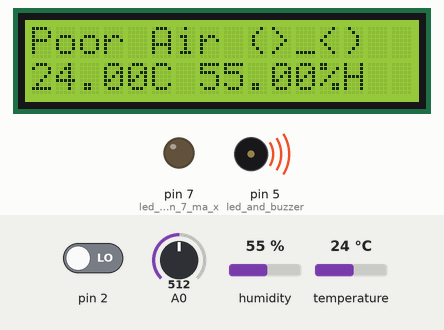
Simulated run of this sketch. Board: Arduino Uno, built with avr-gcc and run on an emulated ATmega328P. On the bench: 16×2 character LCD, output pins drawn as LEDs (lit = HIGH), buzzer (waves = sounding, pin HIGH). The test bench sets the inputs (shaded band); at power-on: A0 = 512, humidity 55 %, temperature 24 °C, pin 2 LOW. What the sketch prints to the serial monitor is not drawn.

Above: at 1.2 s.
1.3 s: A0 set to 416
4.8 s: A0 set to 392
At 7.2 s:
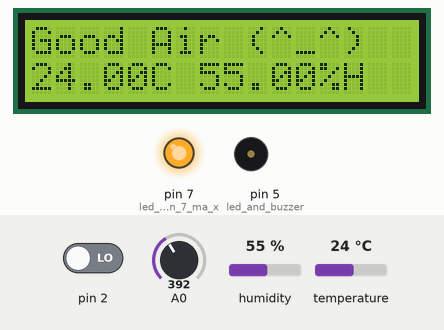
8.3 s: humidity set to 22 %
At 10.4 s:
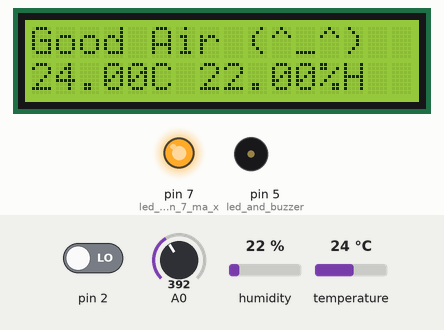
11.8 s: temperature set to 12 °C
At 13.5 s:
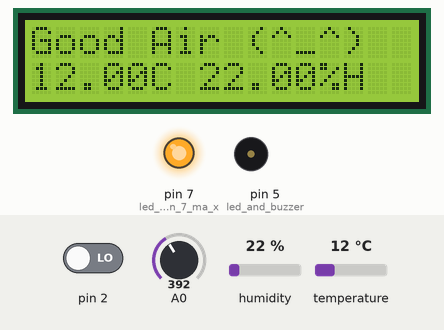
15.3 s: humidity set to 40 %
At 16.7 s:
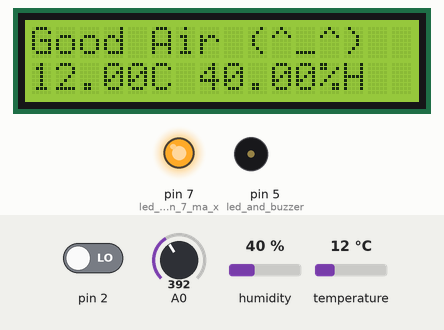
18.8 s: A0 set to 410
At 21.8 s:
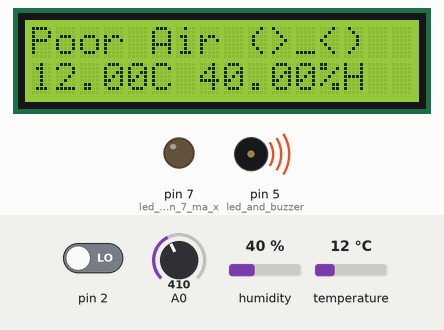
Timing chart, 0 to 23.3 s (numbered marks = the images above; inputs shaded):
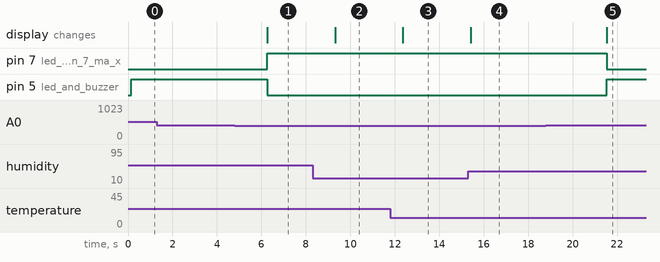

The sketch:

Air_Quality_Monetoring_and_Alertting_System.ino
```cpp
#include <LiquidCrystal_I2C.h>
#include <dht.h>
dht DHT;

LiquidCrystal_I2C lcd(0x27, 16, 2); // Setting the LCD address to 0x27 for a 16 characters and 2 line display

int sensorValue;  // for sensing the analog value
int digitalValue; // for sensing the digital value

#define DHT11_PIN 11

void setup()
{
  Serial.begin(9600); // sets the serial port to 9600

  lcd.init();
  lcd.backlight();

  pinMode(5, OUTPUT); // led and buzzer [buzzer and red leds]
  pinMode(2, INPUT);
  pinMode(7,OUTPUT); //led normal led pin 7 ma xa
  int chk = DHT.read11(DHT11_PIN); // initialize the DHT11 sensor
}

void loop()
{
  sensorValue = analogRead(A0); // read analog input pin 0 [MQ135]
  digitalValue = digitalRead(2); // digital pin MQ135 connection
  int chk = DHT.read11(DHT11_PIN); // read temperature and humidity from DHT11 sensor

  if (sensorValue >= 400)
  {

    //lcd ma display garne
    lcd.clear();
    lcd.setCursor(0,0);
    lcd.print("Poor Air (>_<) ");
    lcd.setCursor(0, 1);
    lcd.print(DHT.temperature);
    lcd.print("C ");
    lcd.print(DHT.humidity);
    lcd.print("%H");

    // This is for serial monitor
    Serial.print("Poor Air (^_^) ");
    Serial.print(DHT.temperature);
    Serial.print("C ");
    Serial.print(DHT.humidity);
    Serial.println("%H");

    alertState();
  }
  else{

    //lcd ma display garne
    lcd.clear();
    lcd.setCursor(0,0);
    lcd.print("Good Air (^_^) ");
    lcd.setCursor(0, 1);
    lcd.print(DHT.temperature);
    lcd.print("C ");
    lcd.print(DHT.humidity);
    lcd.print("%H");

    // This is for serial monitor
    Serial.print("Good Air (^_^) ");
    Serial.print(DHT.temperature);
    Serial.print("C ");
    Serial.print(DHT.humidity);
    Serial.println("%H");

    normalState();
  }
  delay(3000); // wait 3 sec
}

void normalState(){
    digitalWrite(7, HIGH); // normal air ko lagi xa
    digitalWrite(5,LOW); // off the red and buzzer
}

void alertState(){
    digitalWrite(5, HIGH); // turn on buzzer and red LED if MQ135 sensor reading is high
    digitalWrite(7,LOW); // normal led off hunu parxa
}
```

Measured:
- the behaviour switches between 400 and 399 on A0 (found by bisection; images 0 and 1)
- after the input at 1.3 s, every drawn part: stays the same
- after the input at 4.8 s, pin 7 (led_normal_led_pin_7_ma_x): LOW → HIGH after 1.5 s; pin 5 (led_and_buzzer): HIGH → LOW after 1.5 s; the display: changes after 1.5 s (image 1)
- after the input at 8.3 s, the display: changes after 1.0 s (image 2)
- after the input at 11.8 s, the display: changes after 0.57 s (image 3)
- after the input at 15.3 s, the display: changes after 0.13 s (image 4)
- after the input at 18.8 s, pin 7 (led_normal_led_pin_7_ma_x): HIGH → LOW after 2.7 s; pin 5 (led_and_buzzer): LOW → HIGH after 2.7 s; the display: changes after 2.7 s (image 5)
